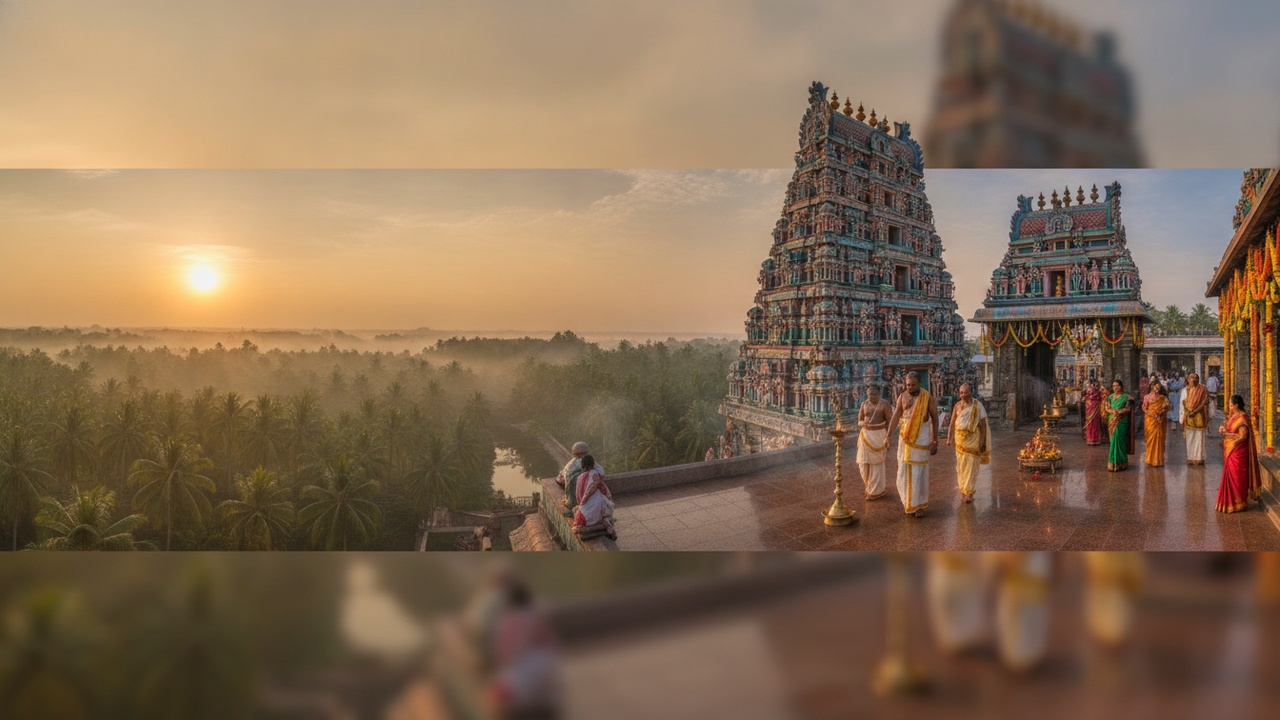
#> input picture production/scene_images/thiruavinankudi/scene_01.jpg, 1280 x 720 px
$ python -i gen_non_kural_scene_images.py   (imports and definitions only)
#> lines starting #> are read from the running program, lines starting #| are printed output that depends on the picture
#> further down, picture is the input picture: PIL image 1280x720 RGB; mean R, G, B 131.9, 107.7, 84
#!/usr/bin/env python3
# -*- coding: utf-8 -*-
"""
tools/gen_non_kural_scene_images.py
Generates thematic 16:9 photorealistic devotional images for Non-Kural audio tracks
using gemini-2.5-flash-image (or gemini text + flash-image).
"""
import os, sys, io, json, time, argparse
from pathlib import Path
from PIL import Image

# [2 lines not run here, left out]

ROOT = Path(__file__).resolve().parents[1]

_CLIENT = None
# [21 lines left out: function get_client, not called in this run]

BASE_STYLE = (
    "A 16:9 cinematic photorealistic devotional photograph, 8k, Tamil Nadu, vivid, warm, and sacred. "
    "Temples look pristine and majestic after a sacred maha kumbabishekam: intricately carved gopuram with "
    "colourful crisp stucco deities, glowing gold kalasams shining in early morning sunlight, polished granite "
    "sanctum floors reflecting flickering brass oil lamps (deepams), fragrant fresh marigold and jasmine garlands, "
    "sacred dhoopam incense smoke gently wafting. Devotees in clean traditional festive attire (silk veshti, angavastram, silk sarees). "
    "Full-frame edge-to-edge 16:9 composition, NO letterbox borders, no text, no watermark. Scene: "
)

def clean_frame(img):
    import numpy as np
    a = np.asarray(img.convert("L"))
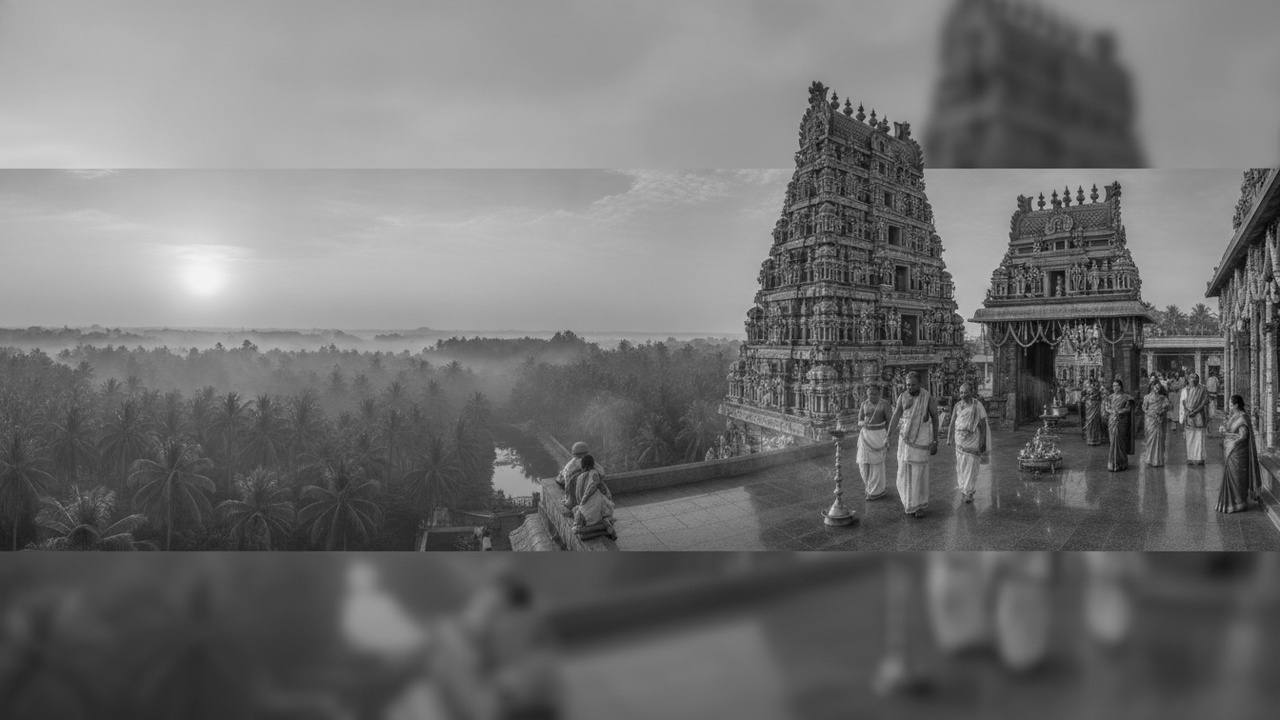
#> a: shape (720, 1280); min 1, max 243, mean 112.3
    rows = np.where(a.mean(axis=1) > 14)[0]
#> rows = 720 values from 0 to 719
    cols = np.where(a.mean(axis=0) > 14)[0]
#> cols = 1280 values from 0 to 1279
#> (the rest of the program and of its run is left out)
